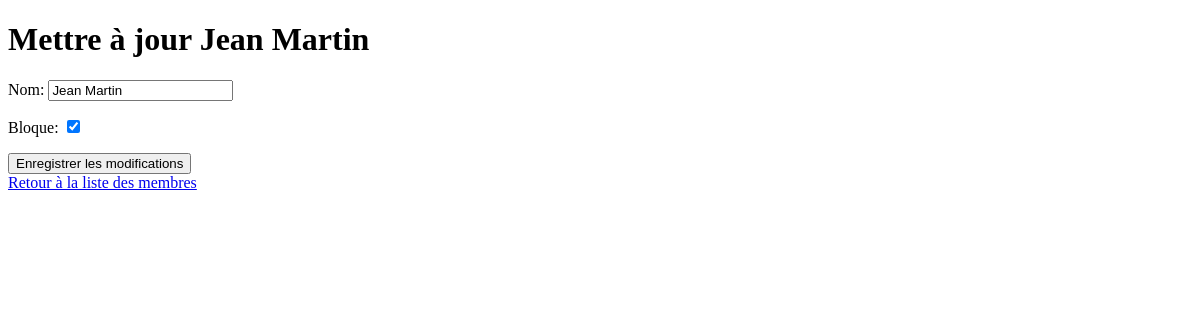
Before: /bibliothecaire/membres/3/mettre_a_jour/ with the older database file.
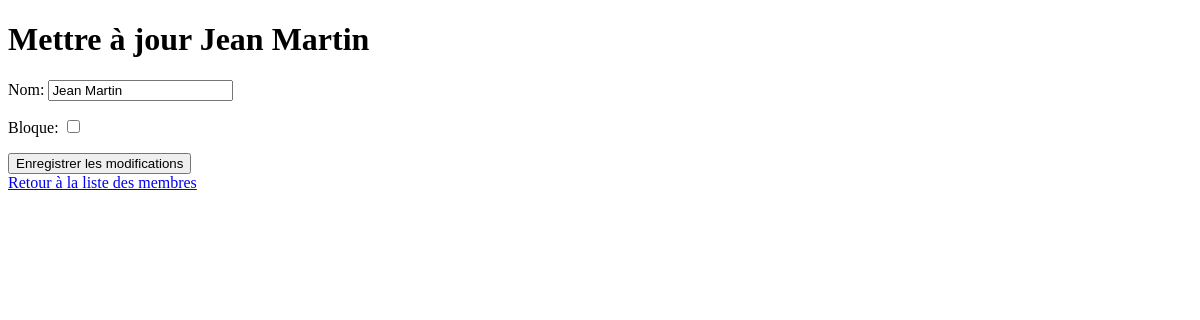
After: the same page with the newer database file.
### bibliothecaire/models.py (models this page shows, shortened)
class Emprunteur(models.Model):
    nom = models.CharField(max_length=100)
    bloque = models.BooleanField(default=False)

### bibliothecaire/views.py (the view)
# urls.py: path('membres/<int:membre_id>/mettre_a_jour/', views.mettre_a_jour_membre, name='mettre_a_jour_membre'),
def mettre_a_jour_membre(request, membre_id):
    membre = get_object_or_404(Emprunteur, id=membre_id)
    if request.method == 'POST':
        form = EmprunteurForm(request.POST, instance=membre)
        if form.is_valid():
            form.save()
            return redirect('membres')
    else:
        form = EmprunteurForm(instance=membre)
    return render(request, 'bibliothecaire/mettre_a_jour_membre.html', {'form': form, 'membre': membre})

### bibliothecaire/forms.py
class EmprunteurForm(forms.ModelForm):
    class Meta:
        model = Emprunteur
        fields = ['nom', 'bloque']

### bibliothecaire/templates/bibliothecaire/mettre_a_jour_membre.html (shortened to what this page needs)
<!DOCTYPE html>
<html>
<head>
</head>
<body>
    <h1>Mettre à jour {{ membre.nom }}</h1>
    <form method="post">
        {{ form.as_p }}
        <button type="submit">Enregistrer les modifications</button>
    </form>
    <a href="{% url 'membres' %}">Retour à la liste des membres</a>
</body>
</html>

Changed rows visible on the page:
changed Emprunteur "Jean Martin": bloque "☑" → "☐"
